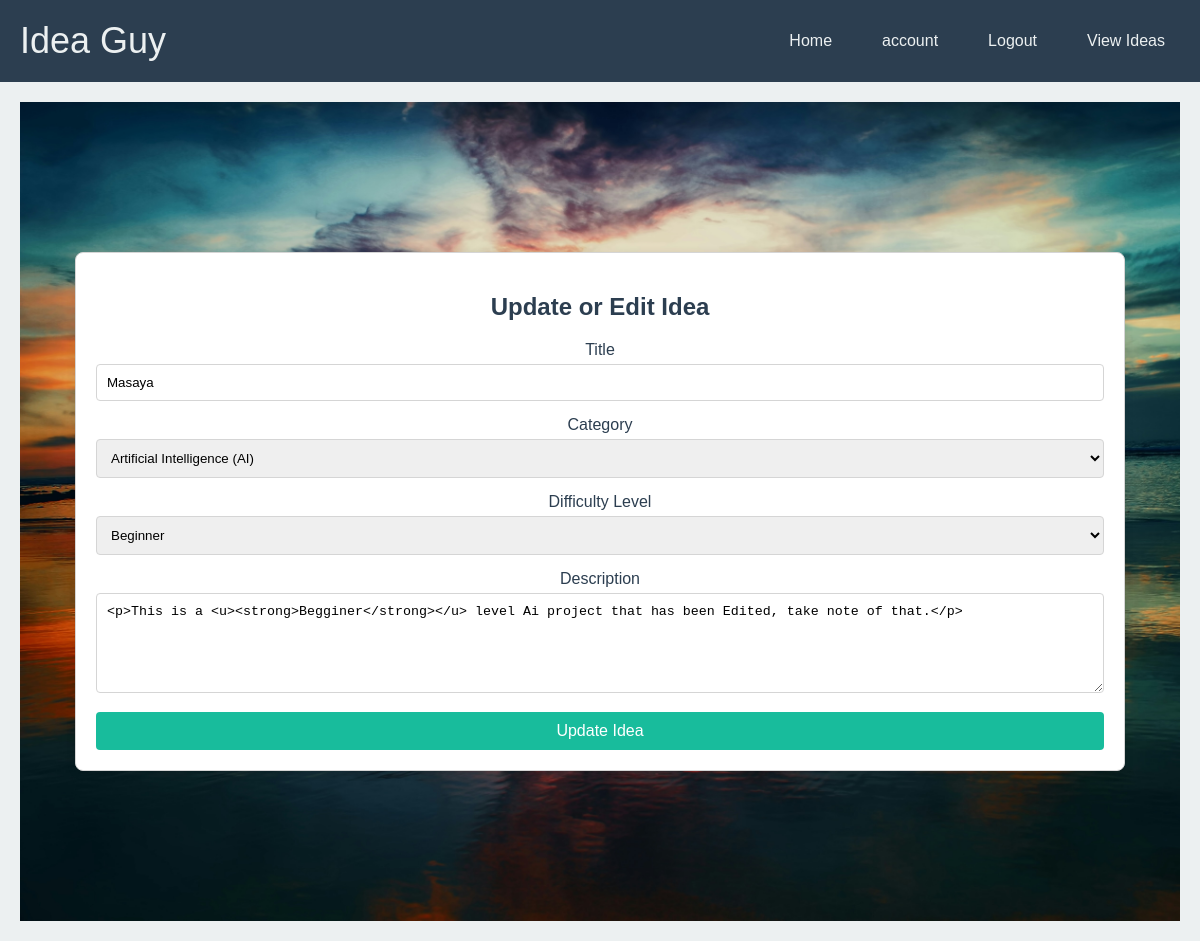
Before: /edit_project/e92a16f9-f646-47a6-90cd-3cc36fb777f2 (signed in) with the older database file.
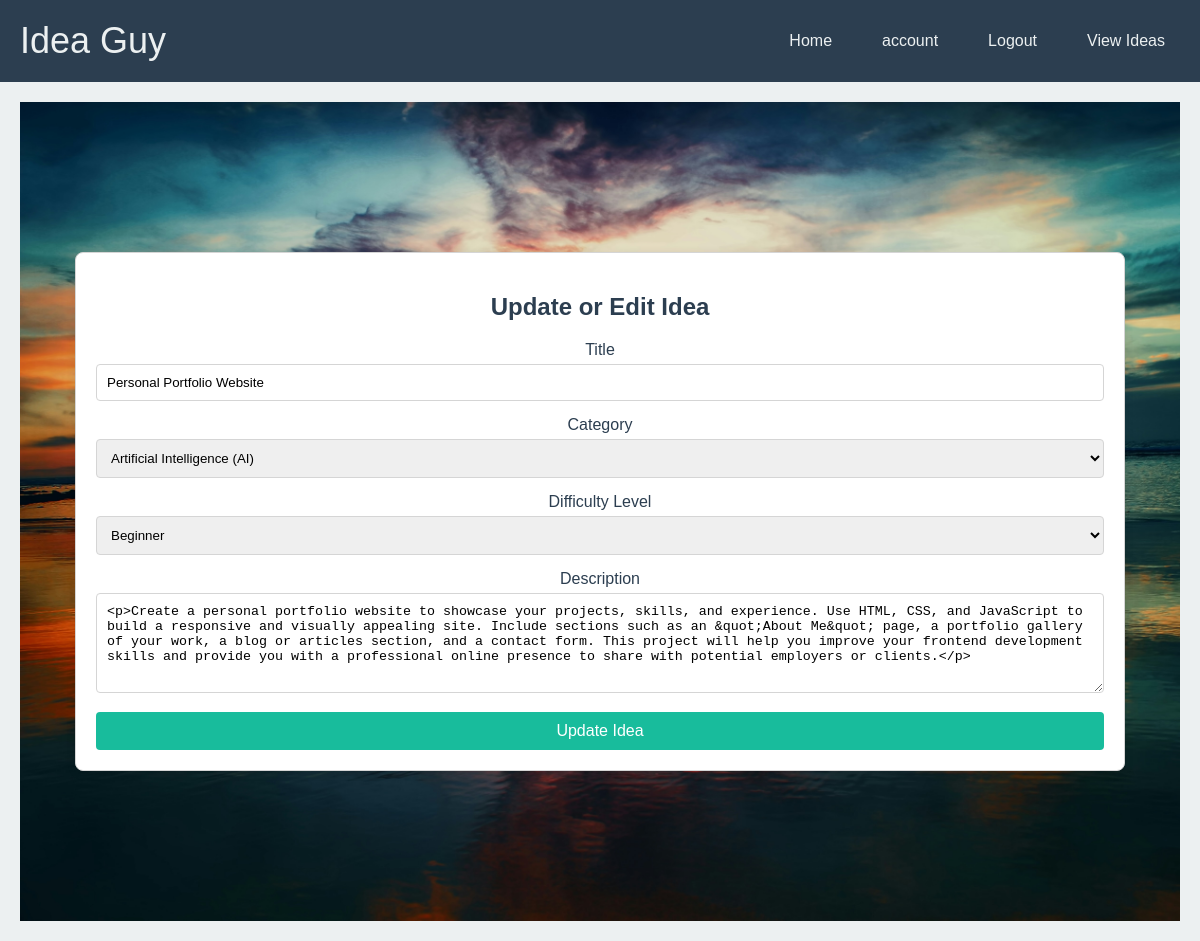
After: the same page with the newer database file.
### the_idea/models.py (models this page shows, shortened)
class Projects(db.Model):
    project_id = db.Column(db.String(20), primary_key=True)
    title = db.Column(db.String(80), nullable=False)
    difficulty_level = db.Column(db.String(50), nullable=False)
    category = db.Column(db.String(50), nullable=False)
    description = db.Column(db.Text, nullable=False)
    category_id = db.Column(db.Integer, db.ForeignKey('categories.category_id'), nullable=False)
    user_id = db.Column(db.String(20), db.ForeignKey('users.id'), nullable=False)
    created_at = db.Column(db.DateTime, default=db.func.current_timestamp())
    updated_at = db.Column(db.DateTime, default=db.func.current_timestamp())

### the_idea/routes.py (the view, shortened to what this page needs)
@app.route('/edit_project/<project_id>', methods = ['GET', 'POST'])
@login_required
def edit_project(project_id):
    project = Projects.query.filter_by(project_id = project_id).first()
    form = UpdateProjectForm()
    form.title.data = project.title
    form.difficulty_level.data = project.difficulty_level
    form.description.data = project.description
    return render_template('updateidea.html', form = form, title = 'Edit Project')

### the_idea/forms.py
class UpdateProjectForm(FlaskForm):
    choices = [(category.category_name, category.category_name) for category in Categories.query.all()]
    category = SelectField('Category', choices=choices, validators=[DataRequired()])
    title = StringField('Title', validators=[DataRequired()])
    difficulty_level = SelectField('Difficulty Level', choices=[('Beginner', 'Beginner'), ('Intermediate', 'Intermediate'), ('Advanced', 'Advanced')], validators=[DataRequired()])
    description = CKEditorField('Description', validators=[DataRequired()])
    submit = SubmitField('Update Idea')

### the_idea/models.py (called while the page is built)
@login_manager.user_loader
def load_user(user_id):
    return Users.query.get(user_id)

### the_idea/templates/updateidea.html (shortened to what this page needs)
{%extends 'layout.html'%}
{%block content%}
<head>
    <link rel="stylesheet" href="{{url_for('static', filename='css/project.css')}}">
</head>
<section class="form-container">
    <h2>Update or Edit Idea</h2>
    <form action="" method="POST">
        <div class="form-group">
            {{form.title.label}}
            {{form.title}}
        </div>
        <div class="form-group">
            {{form.category.label}}
            {{form.category}}
        </div>
        <div class="form-group">
            {{form.difficulty_level.label}}
            {{form.difficulty_level}}
        </div>
        <div class="form-group">
            {{form.description.label}}
            {{form.description}}
        </div>
        <button type="submit" class="btn">
            {{form.submit.label}}
        </button>
    </form>
</section>
{%endblock%}

Changed rows visible on the page:
changed Projects "Artificial Intelligence (AI)": title "Masaya" → "Personal Portfolio Website"; description "<p>This is a <u><strong>Begginer</strong></u> level Ai project that has been Edited, take note of that.</p>" → "<p>Create a personal portfolio website to showcase your projects, skills, and experience. Use HTML, CSS, and JavaScript to build a responsive and visually appealing site. Include sections such as an &quot;About Me&quot; page, a portfolio gallery of your work, a blog or articles section, and a contact form. This project will help you improve your frontend development skills and provide you with a professional online presence to share with potential employers or clients.</p>"
